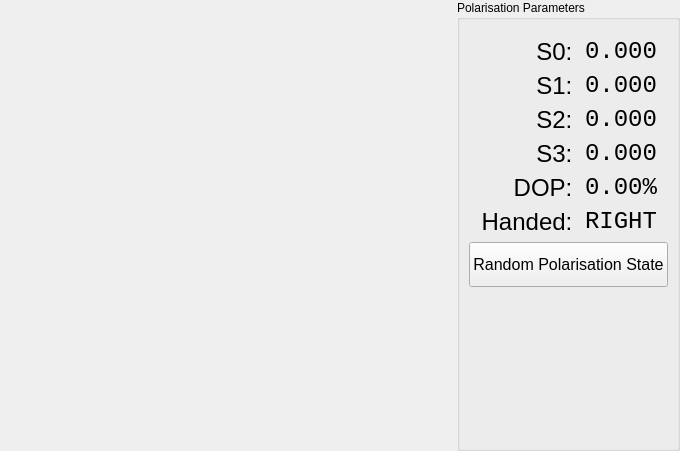
      <widget class="QWidget" name="polarisation_ellipse_tab">
       <attribute name="title">
        <string>Polarisation Ellipse</string>
       </attribute>
       <layout class="QGridLayout" name="gridLayout_2">
        <property name="leftMargin">
         <number>0</number>
        </property>
        <property name="topMargin">
         <number>0</number>
        </property>
        <property name="rightMargin">
         <number>0</number>
        </property>
        <property name="bottomMargin">
         <number>0</number>
        </property>
        <item row="0" column="1">
         <widget class="PlotWidget" name="polarisation_ellipse_widget" native="true">
          <property name="sizePolicy">
           <sizepolicy hsizetype="Fixed" vsizetype="Fixed">
            <horstretch>0</horstretch>
            <verstretch>0</verstretch>
           </sizepolicy>
          </property>
          <property name="minimumSize">
           <size>
            <width>451</width>
            <height>451</height>
           </size>
          </property>
          <property name="maximumSize">
           <size>
            <width>438</width>
            <height>438</height>
           </size>
          </property>
          <property name="font">
           <font>
            <family>Yu Gothic UI Semibold</family>
           </font>
          </property>
         </widget>
        </item>
        <item row="0" column="2">
         <widget class="QGroupBox" name="polarisation_ellipse_information">
          <property name="font">
           <font>
            <family>MS Shell Dlg 2</family>
            <weight>50</weight>
            <bold>false</bold>
           </font>
          </property>
          <property name="title">
           <string>Polarisation Parameters</string>
          </property>
          <layout class="QFormLayout" name="formLayout">
           <property name="topMargin">
            <number>18</number>
           </property>
           <item row="1" column="0">
            <widget class="QLabel" name="s0_label_xyplot">
             <property name="minimumSize">
              <size>
               <width>110</width>
               <height>0</height>
              </size>
             </property>
             <property name="font">
              <font>
               <family>MS Shell Dlg 2</family>
               <pointsize>18</pointsize>
              </font>
             </property>
             <property name="text">
              <string>S0: </string>
             </property>
             <property name="alignment">
              <set>Qt::AlignRight|Qt::AlignTrailing|Qt::AlignVCenter</set>
             </property>
            </widget>
           </item>
           <item row="1" column="1">
            <widget class="QLabel" name="s0_value_xyplot">
             <property name="font">
              <font>
               <family>Consolas</family>
               <pointsize>18</pointsize>
              </font>
             </property>
             <property name="text">
              <string>0.000</string>
             </property>
            </widget>
           </item>
           <item row="2" column="0">
            <widget class="QLabel" name="s1_label_xyplot">
             <property name="minimumSize">
              <size>
               <width>110</width>
               <height>0</height>
              </size>
             </property>
             <property name="font">
              <font>
               <family>MS Shell Dlg 2</family>
               <pointsize>18</pointsize>
              </font>
             </property>
             <property name="text">
              <string>S1: </string>
             </property>
             <property name="alignment">
              <set>Qt::AlignRight|Qt::AlignTrailing|Qt::AlignVCenter</set>
             </property>
            </widget>
           </item>
           <item row="2" column="1">
            <widget class="QLabel" name="s1_value_xyplot">
             <property name="font">
              <font>
               <family>Consolas</family>
               <pointsize>18</pointsize>
              </font>
             </property>
             <property name="text">
              <string>0.000</string>
             </property>
            </widget>
           </item>
           <item row="3" column="0">
            <widget class="QLabel" name="s2_label_xyplot">
             <property name="minimumSize">
              <size>
               <width>110</width>
               <height>0</height>
              </size>
             </property>
             <property name="font">
              <font>
               <family>MS Shell Dlg 2</family>
               <pointsize>18</pointsize>
              </font>
             </property>
             <property name="text">
              <string>S2: </string>
             </property>
             <property name="alignment">
              <set>Qt::AlignRight|Qt::AlignTrailing|Qt::AlignVCenter</set>
             </property>
            </widget>
           </item>
           <item row="3" column="1">
            <widget class="QLabel" name="s2_value_xyplot">
             <property name="font">
              <font>
               <family>Consolas</family>
               <pointsize>18</pointsize>
              </font>
             </property>
             <property name="text">
              <string>0.000</string>
             </property>
            </widget>
           </item>
           <item row="4" column="0">
            <widget class="QLabel" name="s3_label_xyplot">
             <property name="minimumSize">
              <size>
               <width>110</width>
               <height>0</height>
              </size>
             </property>
             <property name="font">
              <font>
               <family>MS Shell Dlg 2</family>
               <pointsize>18</pointsize>
              </font>
             </property>
             <property name="text">
              <string>S3: </string>
             </property>
             <property name="alignment">
              <set>Qt::AlignRight|Qt::AlignTrailing|Qt::AlignVCenter</set>
             </property>
            </widget>
           </item>
           <item row="4" column="1">
            <widget class="QLabel" name="s3_value_xyplot">
             <property name="font">
              <font>
               <family>Consolas</family>
               <pointsize>18</pointsize>
              </font>
             </property>
             <property name="text">
              <string>0.000</string>
             </property>
            </widget>
           </item>
           <item row="5" column="0">
            <widget class="QLabel" name="dop_label_xyplot">
             <property name="sizePolicy">
              <sizepolicy hsizetype="Preferred" vsizetype="Preferred">
               <horstretch>0</horstretch>
               <verstretch>0</verstretch>
              </sizepolicy>
             </property>
             <property name="minimumSize">
              <size>
               <width>110</width>
               <height>0</height>
              </size>
             </property>
             <property name="font">
              <font>
               <family>MS Shell Dlg 2</family>
               <pointsize>18</pointsize>
              </font>
             </property>
             <property name="text">
              <string>DOP: </string>
             </property>
             <property name="alignment">
              <set>Qt::AlignRight|Qt::AlignTrailing|Qt::AlignVCenter</set>
             </property>
            </widget>
           </item>
           <item row="5" column="1">
            <widget class="QLabel" name="dop_value_xyplot">
             <property name="font">
              <font>
               <family>Consolas</family>
               <pointsize>18</pointsize>
              </font>
             </property>
             <property name="text">
              <string>0.00%</string>
             </property>
            </widget>
           </item>
           <item row="6" column="0">
            <widget class="QLabel" name="handedness_label_xyplot">
             <property name="minimumSize">
              <size>
               <width>110</width>
               <height>0</height>
              </size>
             </property>
             <property name="font">
              <font>
               <family>MS Shell Dlg 2</family>
               <pointsize>18</pointsize>
              </font>
             </property>
             <property name="text">
              <string>Handed: </string>
             </property>
             <property name="alignment">
              <set>Qt::AlignRight|Qt::AlignTrailing|Qt::AlignVCenter</set>
             </property>
            </widget>
           </item>
           <item row="6" column="1">
            <widget class="QLabel" name="handedness_value_xyplot">
             <property name="font">
              <font>
               <family>Consolas</family>
               <pointsize>18</pointsize>
              </font>
             </property>
             <property name="text">
              <string>RIGHT</string>
             </property>
            </widget>
           </item>
           <item row="7" column="0" colspan="2">
            <widget class="QPushButton" name="rand_stokes_button_xyplot">
             <property name="minimumSize">
              <size>
               <width>0</width>
               <height>45</height>
              </size>
             </property>
             <property name="maximumSize">
              <size>
               <width>253</width>
               <height>16777215</height>
              </size>
             </property>
             <property name="font">
              <font>
               <family>MS Shell Dlg 2</family>
               <pointsize>12</pointsize>
               <weight>50</weight>
               <bold>false</bold>
              </font>
             </property>
             <property name="text">
              <string>Random Polarisation State</string>
             </property>
            </widget>
           </item>
          </layout>
         </widget>
        </item>
       </layout>
      </widget>
